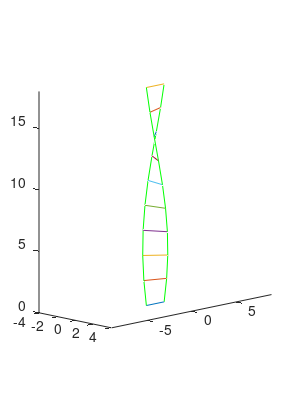
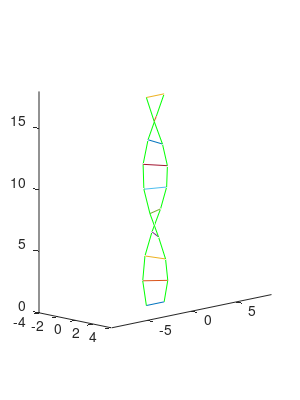
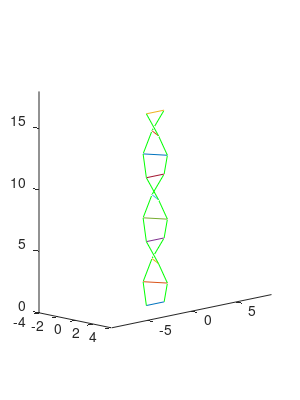
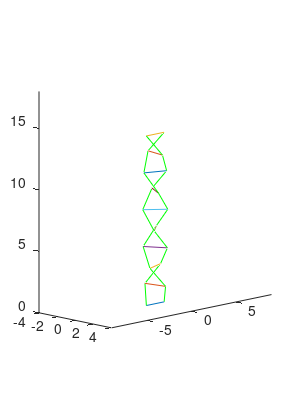

The MATLAB source for these figures, in order:
% straightline_visualization.m
% Straight-line-edge actuator visualization
% Copyright 2015 Kyle Zampaglione, Andrew P. Sabelhaus
% 2.11.15
% Calculates change in z height for twisting of a rope-ladder style helix
% connected with rigid (straight-line) edges.
% This simulation calculates the geometry of the structure for multiple
% successive angles of twist.
% NOTE: Calculations break down as period of rotation repeats with low
% number of rungs

clc; clear all; close all;

%% VALUES STORED THROUGHOUT MULTIPLE ITERATIONS 
z_totaled = [];
angle_out = [];
% an index into the above vectors
count = 1;

%% CONSTANTS FOR THE SIMULATION
% The rungs have a set width. This is also the width between the two
% edges of the helix.
rungwidth = 2;
% absolute distance between rungs. This value can also be interpreted as 
% the length of the edge of the structure between two successive rungs.
rungspacing = 2;  
number_rungs = 10; 
% Path to store the images that are generated
save_path_base = 'img/straightline_visualization';

%% SIMULATION
% j is the number of rotations to simulate. 
% For example, j=1 is 180 degrees, j=3 is 540 degrees, etc.
for j = 1:9
    %SETUP ============================================
    FigureHandle = figure;
    hold on
    %set(gca,'FontSize',11);
    % Set the size of the figure window
    set(FigureHandle,'Position',[100,100,150,300]);
    % Set the size of the figure window for printing (saving the fig)
    set(FigureHandle,'PaperPosition',[2,2,3,4]);
    zlim([0,18]);
    twistangle =  j*180; %set twist angle in degrees. This is the total angle of twist for the entire structure.
    angle_out(count) = twistangle; 
    %==================================================
    
    %Calculate angle of rotation between each rung
    indivtwist = twistangle/(number_rungs-1);
    
    % Here, z refers to the z-axis location of the center of the rung.
    % x and y refer to the location of one outer point of a rung
    % in that plane.
    % The rung center is at (0, 0, z).
    % One edge of the rung is then at (x, y, z) and the other is 
    % at (-x, -y, z).

    % First rung is at height 0 and lies along the x-axis
    x = 0; %initial x
    y = rungwidth/2; %initial y
    z_prev = 0; %initial z
    plot3([-x,x],[-y,y], [0,0]);

    hold on 

    for i = 1:(number_rungs-1)
        x_new = sind(indivtwist*i)*rungwidth/2; 
        y_new = cosd(indivtwist*i)*rungwidth/2;
        z = sqrt(rungspacing^2 - (x_new-x)^2 - (y_new-y)^2) + z_prev;
        plot3([-x_new,x_new], [-y_new,y_new], [z,z])
        plot3([x,x_new], [y,y_new],[z_prev,z],'g'); %connect rungs 
        plot3([-x,-x_new], [-y,-y_new],[z_prev,z],'g'); %connect rungs 
        x = x_new;
        y = y_new;
        z_prev = z;
    end

    hold off 
    axis equal
    %titletext = sprintf('Twist Angle = %d; Z-Height = %f',twistangle,z);
    %title(titletext)

    %legendtext = sprintf('Rung Width = %d ; Rung Spacing = %d',rungwidth, rungspacing );
    %legend(legendtext, 'Location','southoutside','Orientation','horizontal')
    view(45,12) 
    %print final z value to screen
    z_total = z;
    z_totaled(count) = z_total; 
    count = count+1;
    
    % Save this figure
    save_fullpath_fig = strcat(save_path_base, int2str(twistangle), '.fig');
    save_fullpath_eps = strcat(save_path_base, int2str(twistangle), '.eps');
    %savefig(save_fullpath_fig);
    %print(save_fullpath_eps,'-depsc')
end
